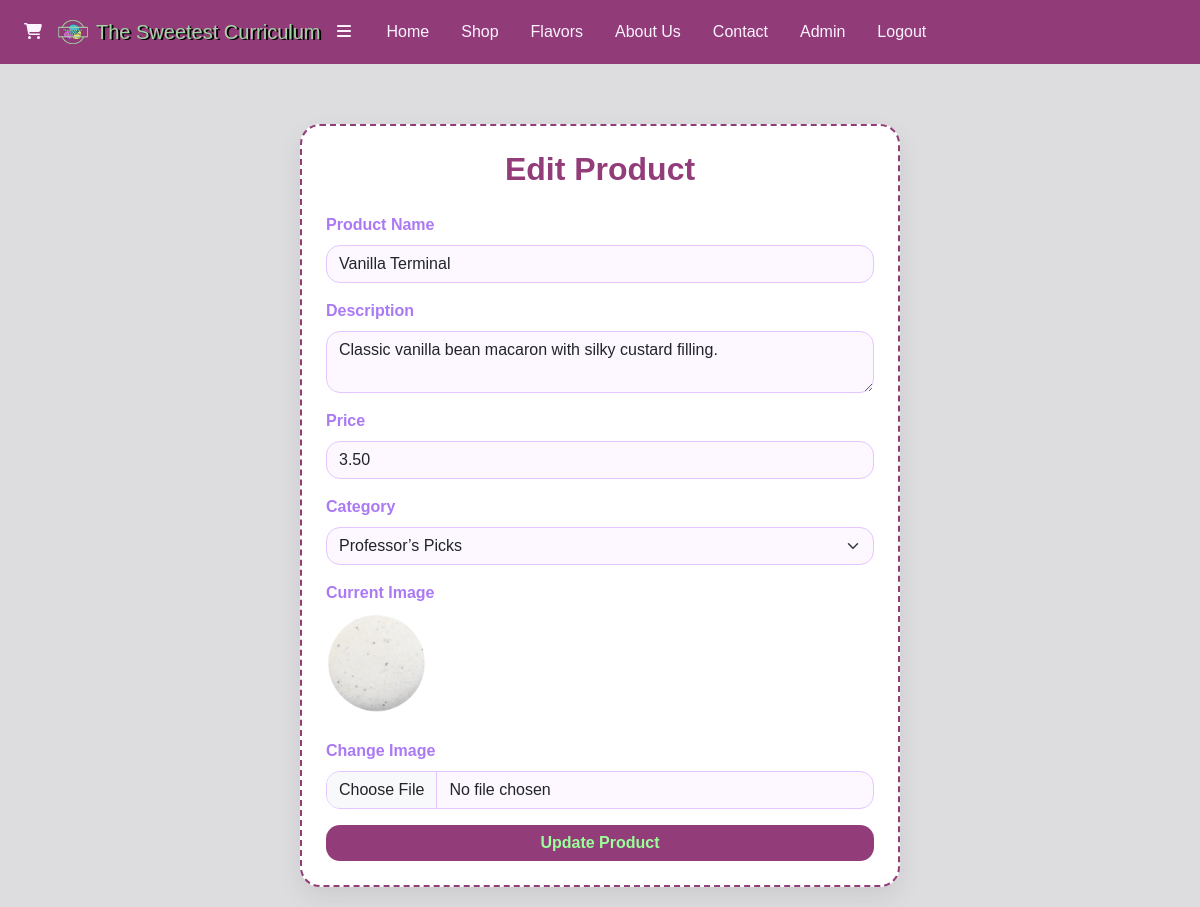
The app's page /admin/edit-product.php?id=1 (signed in) with its own data.
### tables this page shows
CREATE TABLE product_category (
    product_id INT NOT NULL,
    category_id INT NOT NULL,
    PRIMARY KEY (product_id, category_id),
    FOREIGN KEY (product_id) REFERENCES products(product_id),
    FOREIGN KEY (category_id) REFERENCES categories(category_id)
);

CREATE TABLE products (
    product_id INT PRIMARY KEY AUTO_INCREMENT,
    productName VARCHAR(100) NOT NULL,
    price DECIMAL(10,2) NOT NULL,
    imageURL TEXT,
    description TEXT NOT NULL
);

CREATE TABLE categories (
    category_id INT PRIMARY KEY AUTO_INCREMENT,
    category_name VARCHAR(100) NOT NULL
);

### admin/edit-product.php (the view, shortened to what this page needs)
<?php
include "../includes/header.php";
include "../database/db.php";
$id = isset($_GET['id']) ? (int)$_GET['id'] : null;
$product_sql = "SELECT p.*, pc.category_id
                FROM products p
                LEFT JOIN product_category pc ON p.product_id = pc.product_id
                WHERE p.product_id = $id";
$product_result = mysqli_query($dbc, $product_sql);
$product = mysqli_fetch_assoc($product_result);
$categories = [];
$result = mysqli_query($dbc, "SELECT * FROM categories");
if ($result) {
    while ($row = mysqli_fetch_assoc($result)) {
        $categories[] = $row;
    }
}
?>
<body class="edit-product-body">
  <div class="edit-product-card p-4">
    <h2 class="edit-product-title">Edit Product</h2>
    <form method="POST" enctype="multipart/form-data">
      <div class="mb-3">
        <label class="form-label edit-product-label">Product Name</label>
        <input type="text" name="name" class="form-control edit-product-input" value="<?= htmlspecialchars($product['productName']) ?>" required />
      </div>
      <div class="mb-3">
        <label class="form-label edit-product-label">Description</label>
        <textarea name="description" class="form-control edit-product-input" required><?= htmlspecialchars($product['description']) ?></textarea>
      </div>
      <div class="mb-3">
        <label class="form-label edit-product-label">Price</label>
        <input type="number" name="price" class="form-control edit-product-input" step="0.01" value="<?= $product['price'] ?>" required />
      </div>
      <div class="mb-3">
        <label class="form-label edit-product-label">Category</label>
        <select name="category_id" class="form-select edit-product-select" required>
          <?php foreach ($categories as $cat): ?>
            <option value="<?= $cat['category_id'] ?>" <?= $cat['category_id'] == $product['category_id'] ? 'selected' : '' ?>>
              <?= htmlspecialchars($cat['category_name']) ?>
            </option>
          <?php endforeach; ?>
        </select>
      </div>
      <div class="mb-3">
        <label class="form-label edit-product-label">Current Image</label><br>
        <?php if ($product['imageURL']): ?>
          <img src="../assets/images/<?= $product['imageURL'] ?>" alt="Product Image" class="edit-product-img">
        <?php else: ?>
          <p>No image available</p>
        <?php endif; ?>
      </div>
      <div class="mb-3">
        <label class="form-label edit-product-label">Change Image</label>
        <input type="file" name="image" class="form-control edit-product-input" />
      </div>
      <button type="submit" class="btn edit-product-btn w-100">Update Product</button>
    </form>
  </div>
</body>
</html>

### assets/css/styles.css (style rules this page uses)
.edit-product-body { background-color: rgb(221, 220, 222); font-family: 'Quicksand', sans-serif; color: rgb(186, 255, 174); align-items: center; justify-content: center; min-height: 100vh; margin: 0; }
.edit-product-card { margin: 60px auto 20px auto; max-width: 500px; }
.edit-product-card { border-radius: 20px; background-color: #fff; box-shadow: 0 10px 25px rgba(0, 0, 0, 0.08); width: 100%; max-width: 600px; padding: 30px; border: 2px dashed #923c79; transition: 0.3s ease; }
.edit-product-title { text-align: center; margin-bottom: 25px; font-weight: 600; color: #923c79; }
.edit-product-label { font-weight: 600; color: rgb(171, 121, 244); }
.edit-product-input, .edit-product-select { border-radius: 14px; border: 1px solid #e3c6ff; background-color: #fdf7ff; transition: all 0.2s ease; }
.edit-product-btn { background-color: #923c79; color: rgb(154, 255, 154); border: none; font-weight: 600; border-radius: 14px; transition: background-position 0.5s ease; }
.edit-product-img { border-radius: 10px; margin-bottom: 10px; max-width: 100px; }

### records on screen
product_category: name "Vanilla Terminal", description "Classic vanilla bean macaron with silky custard filling.", price "3.50", category_id "Professor’s Picks", product.imageURL (picture)
